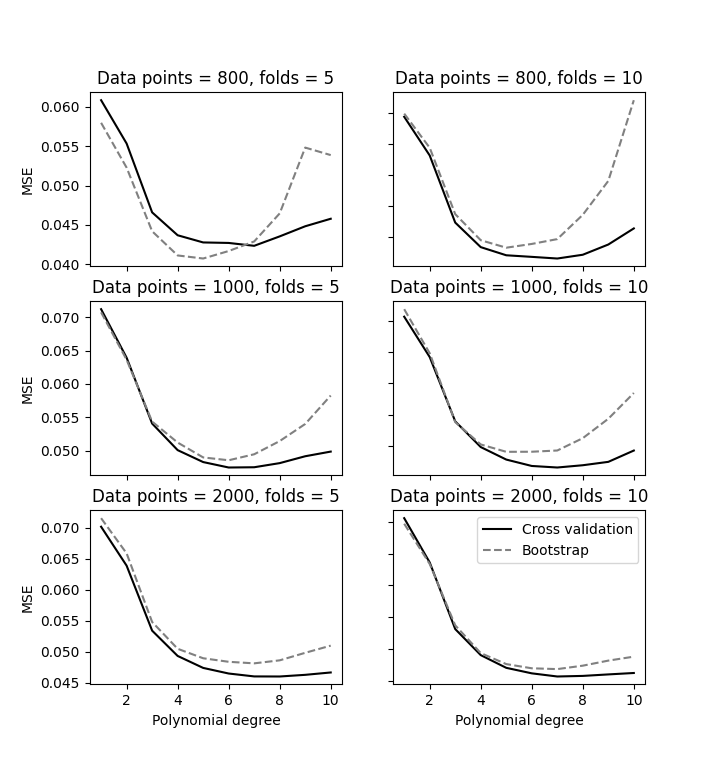

This figure's Python source:
import numpy as np
import matplotlib.pyplot as plt
from common import Regression

if __name__ == "__main__":
    n_data_points = np.array([800, 1000, 2000])
    max_poly_degree = 10
    noise_factor = 0.2
    n_bootstraps = 50
    folds = np.array([5,10])
    repetitions = 100 # Redo the experiment and average the data.
    
    degrees = np.arange(1, max_poly_degree+1, 1)
    n_degrees = len(degrees)
    mse_cv = np.zeros(n_degrees)
    mse_boot = np.zeros(n_degrees)
    
    fig, axs = plt.subplots(nrows=len(n_data_points), ncols=len(folds),
        figsize=(9, 9))
    fig.tight_layout(pad=3)
    fig.text(x=0, y=0.48, s="MSE", fontsize=15, rotation="vertical")
    fig.text(x=0.4, y=0.02, s="Polynomial degree", fontsize=15)

    for k in range(len(n_data_points)):
        print(f"data points {k+1} of {len(n_data_points)}, {n_data_points[k]}")
        for l in range(len(folds)):
            for i in range(repetitions):
                """
                Repeat the experiment and average the produced values.
                """
                print(f"repetition {i+1} of {repetitions}")
                q = Regression(n_data_points[k], noise_factor, max_poly_degree, split_scale=True)
                for j in range(n_degrees):
                    """
                    Loop over polynomial degrees.
                    """
                    mse_cv_tmp, _ = q.cross_validation(degree=degrees[j], folds=folds[l])
                    mse_boot_tmp, _, _ = q.bootstrap(degree=degrees[j], n_bootstraps=n_bootstraps)
                    mse_cv[j] += mse_cv_tmp
                    mse_boot[j] += mse_boot_tmp

            mse_cv /= repetitions
            mse_boot /= repetitions

            axs[k, l].plot(degrees, mse_cv, label="Cross validation", color="black")
            axs[k, l].plot(degrees, mse_boot, label="Bootstrap", color="grey", linestyle="dashed")
            axs[k, l].tick_params(labelsize=12)
            #plt.xlabel("Polynomial degree", fontsize=15)
            #plt.ylabel("MSE", fontsize=15)
            #plt.title("Data points %d" %n_data_points)
            #plt.tick_params(labelsize=12)
            axs[k, l].set_title("Data points = %d, folds = %d" %(n_data_points[k], folds[l]))
            # axs[k,l].set(xlabel="Polynomial degree", ylabel="MSE")
            # axs[k,l].label_outer()
            axs[k, l].set_ylim(0.04, 0.07)

    axs[0, 1].set_yticklabels(labels=[])
    axs[1, 1].set_yticklabels(labels=[])
    axs[2, 1].set_yticklabels(labels=[])
    axs[0, 0].set_xticklabels(labels=[])
    axs[0, 1].set_xticklabels(labels=[])
    axs[1, 0].set_xticklabels(labels=[])
    axs[1, 1].set_xticklabels(labels=[])
    axs[0, 1].legend(fontsize=12)
    fig.savefig(dpi=300, fname="part_c_comparing_bootstrap_cv.png")
    plt.show()


